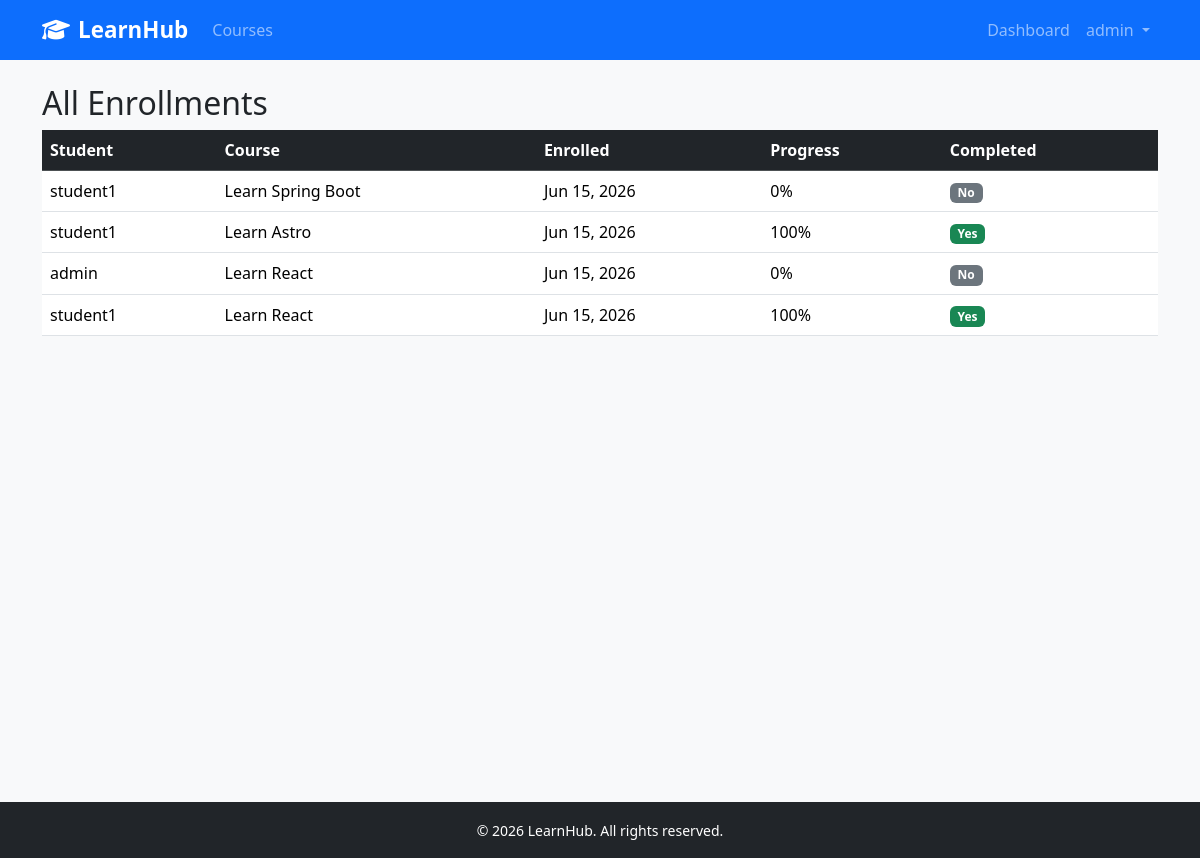
Page /enrollments/all/ (signed in) on the committed database.
### accounts/models.py (models this page shows, shortened)
class User(AbstractUser):
    ROLE_CHOICES = [
        ("student", "Student"),
        ("instructor", "Instructor"),
        ("employee", "Employee"),
    ]
    role = models.CharField(max_length=20, choices=ROLE_CHOICES, default="student")
    avatar = models.ImageField(upload_to="avatars/", blank=True, null=True)
    bio = models.TextField(blank=True)

class Student(models.Model):
    user = models.OneToOneField(
        User, on_delete=models.CASCADE, related_name="student_profile"
    )
    date_of_birth = models.DateField(blank=True, null=True)
    enrolled_at = models.DateTimeField(auto_now_add=True)

### enrollments/models.py (models this page shows, shortened)
class Enrollment(models.Model):
    student = models.ForeignKey(
        Student, on_delete=models.CASCADE, related_name="enrollments"
    )
    course = models.ForeignKey(
        Course, on_delete=models.CASCADE, related_name="enrollments"
    )
    enrolled_at = models.DateTimeField(auto_now_add=True)
    completed = models.BooleanField(default=False)
    completed_at = models.DateTimeField(blank=True, null=True)
    class Meta:
        unique_together = ("student", "course")
        ordering = ["-enrolled_at"]
    @property
    def progress_percent(self):
        total = self.course.lessons.count()
        if total == 0:
            return 0
        done = self.lesson_progress.filter(completed=True).count()
        return int((done / total) * 100)

### courses/models.py (models this page shows, shortened)
class Course(models.Model):
    LEVEL_CHOICES = [
        ("beginner", "Beginner"),
        ("intermediate", "Intermediate"),
        ("advanced", "Advanced"),
    ]
    title = models.CharField(max_length=200)
    slug = models.SlugField(unique=True)
    description = models.TextField()
    instructor = models.ForeignKey(
        Instructor, on_delete=models.CASCADE, related_name="courses"
    )
    category = models.ForeignKey(
        Category, on_delete=models.SET_NULL, null=True, related_name="courses"
    )
    tags = models.ManyToManyField(Tag, blank=True, related_name="courses")
    price = models.DecimalField(max_digits=8, decimal_places=2, default=0.00)
    thumbnail = models.ImageField(upload_to="course_thumbnails/", blank=True, null=True)
    level = models.CharField(max_length=20, choices=LEVEL_CHOICES, default="Beginner")
    is_published = models.BooleanField(default=False)
    created_at = models.DateTimeField(auto_now_add=True)
    updated_at = models.DateTimeField(auto_now=True)
    class Meta:
        ordering = ["-created_at"]

### enrollments/views.py (the view)
# urls.py: path("all/", views.all_enrollments, name="all_enrollments"),
@login_required
def all_enrollments(request):
    if request.user.role != "employee":
        messages.error(request, "Permission denied.")
        return redirect("accounts:login")
    enrollments = Enrollment.objects.select_related(
        "student__user", "course"
    ).order_by("-enrolled_at")
    return render(request, "enrollments/all_enrollments.html", {"enrollments": enrollments})

### templates/enrollments/all_enrollments.html (shortened to what this page needs)
{% extends "base.html" %}
{% block content %}
<h2>All Enrollments</h2>
<table class="table table-hover">
  <thead class="table-dark"><tr><th>Student</th><th>Course</th><th>Enrolled</th><th>Progress</th><th>Completed</th></tr></thead>
  <tbody>
    {% for e in enrollments %}
    <tr>
      <td>{{ e.student.user.username }}</td>
      <td>{{ e.course.title }}</td>
      <td>{{ e.enrolled_at|date:"M d, Y" }}</td>
      <td>{{ e.progress_percent }}%</td>
      <td>{% if e.completed %}<span class="badge bg-success">Yes</span>{% else %}<span class="badge bg-secondary">No</span>{% endif %}</td>
    </tr>
    {% endfor %}
  </tbody>
</table>
{% endblock %}

### templates/base.html (shortened to what this page needs)
<!DOCTYPE html>
<html lang="en">
<head>
  <link rel="stylesheet" href="https://cdn.jsdelivr.net/npm/bootstrap@5.3.3/dist/css/bootstrap.min.css" />
  <link rel="stylesheet" href="https://cdnjs.cloudflare.com/ajax/libs/font-awesome/6.5.0/css/all.min.css" />
  <link rel="stylesheet" href="/static/css/main.css" />
</head>
<body>
<nav class="navbar navbar-expand-lg navbar-dark bg-primary">
  <div class="container">
    {% if user.is_authenticated %}
  {% if user.role == "student" %}
    <a class="navbar-brand fw-bold" href="{% url 'accounts:student_dashboard' %}">
  {% elif user.role == "instructor" %}
    <a class="navbar-brand fw-bold" href="{% url 'accounts:instructor_dashboard' %}">
  {% elif user.role == "employee" %}
    <a class="navbar-brand fw-bold" href="{% url 'accounts:employee_dashboard' %}">
  {% endif %}
{% else %}
  <a class="navbar-brand fw-bold" href="{% url 'courses:course_list' %}">
{% endif %}
  <i class="fa fa-graduation-cap me-2"></i>LearnHub
</a>
    <div class="collapse navbar-collapse" id="nav">
      <ul class="navbar-nav me-auto">
        <li class="nav-item">
          <a class="nav-link" href="{% url 'courses:course_list' %}">Courses</a>
        </li>
      </ul>
      <ul class="navbar-nav">
        {% if user.is_authenticated %}
          <li class="nav-item">
            {% if user.role == 'student' %}
              <a class="nav-link" href="{% url 'accounts:student_dashboard' %}">Dashboard</a>
            {% elif user.role == 'instructor' %}
              <a class="nav-link" href="{% url 'accounts:instructor_dashboard' %}">Dashboard</a>
            {% elif user.role == 'employee' %}
              <a class="nav-link" href="{% url 'accounts:employee_dashboard' %}">Dashboard</a>
            {% endif %}
          </li>
          <li class="nav-item dropdown">
            <a class="nav-link dropdown-toggle" href="#" data-bs-toggle="dropdown">
              {{ user.get_full_name|default:user.username }}
            </a>
          </li>
        {% else %}
          <li class="nav-item"><a class="nav-link" href="{% url 'accounts:login' %}">Login</a></li>
          <li class="nav-item"><a class="nav-link" href="{% url 'accounts:register_student' %}">Register</a></li>
        {% endif %}
      </ul>
    </div>
  </div>
</nav>
<main class="container my-4">
  {% block content %}{% endblock %}
</main>
<footer class="bg-dark text-white text-center py-3 mt-5">
  <small>&copy; 2026 LearnHub. All rights reserved.</small>
</footer>
</body>
</html>

### static/css/main.css (style rules this page uses)
body { background-color: #f8f9fa; }
.navbar-brand { font-size: 1.4rem; }
main.container { min-height: calc(100vh - 130px); }

### rows in the picture
User: get_full_name "admin"
Enrollment: student.user.username "student1", course "Learn Spring Boot", enrolled_at "Jun 15, 2026", progress_percent "0", completed "No"
Enrollment: student.user.username "student1", course "Learn Astro", enrolled_at "Jun 15, 2026", progress_percent "100", completed "Yes"
Enrollment: student.user.username "admin", course "Learn React", enrolled_at "Jun 15, 2026", progress_percent "0", completed "No"
Enrollment: student.user.username "student1", course "Learn React", enrolled_at "Jun 15, 2026", progress_percent "100", completed "Yes"
